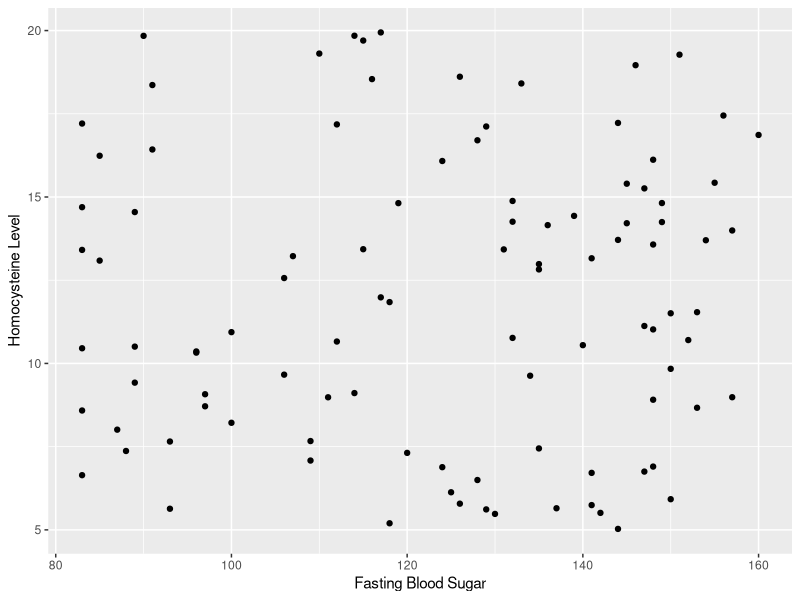
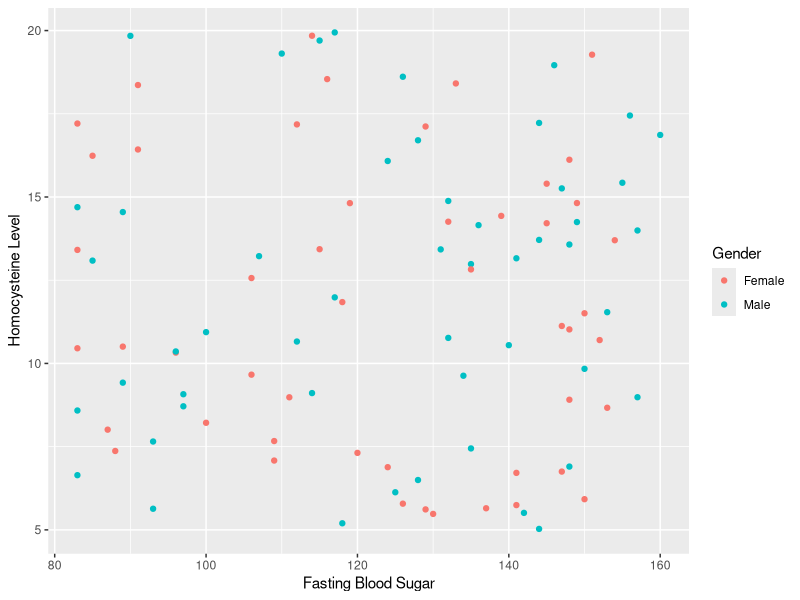
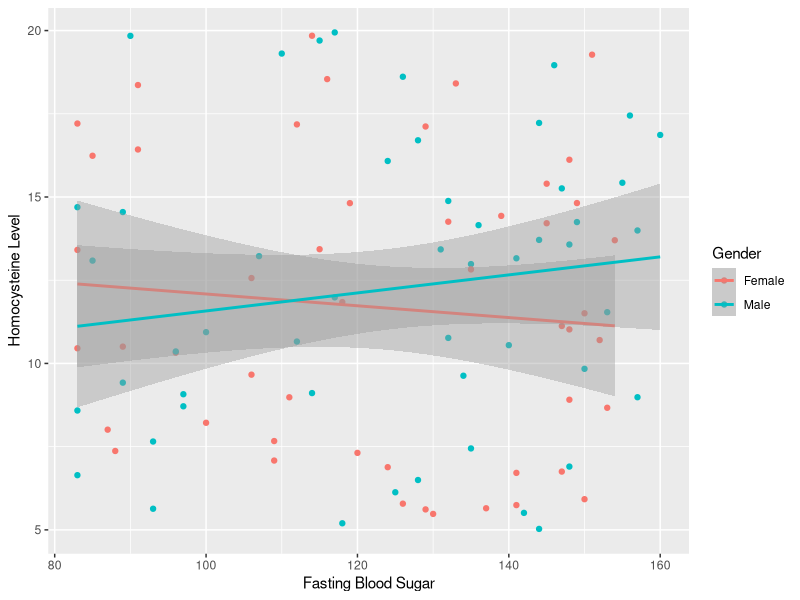
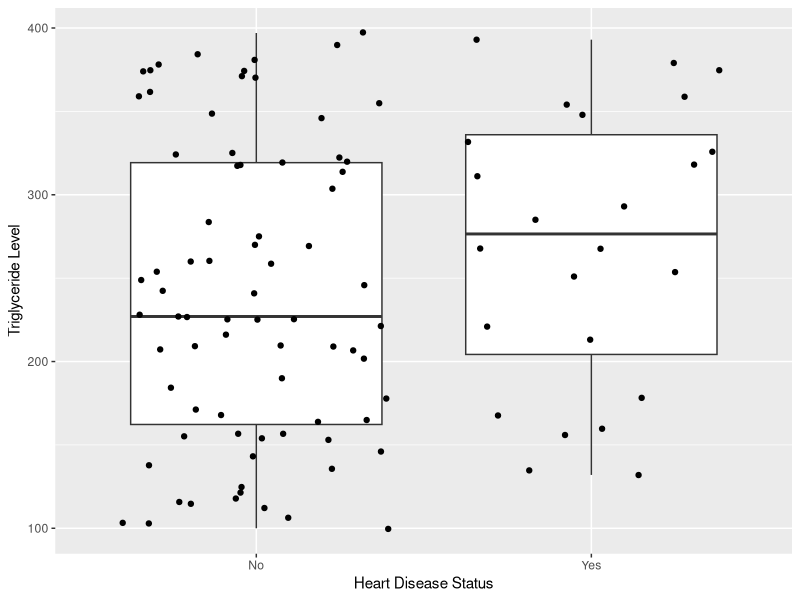
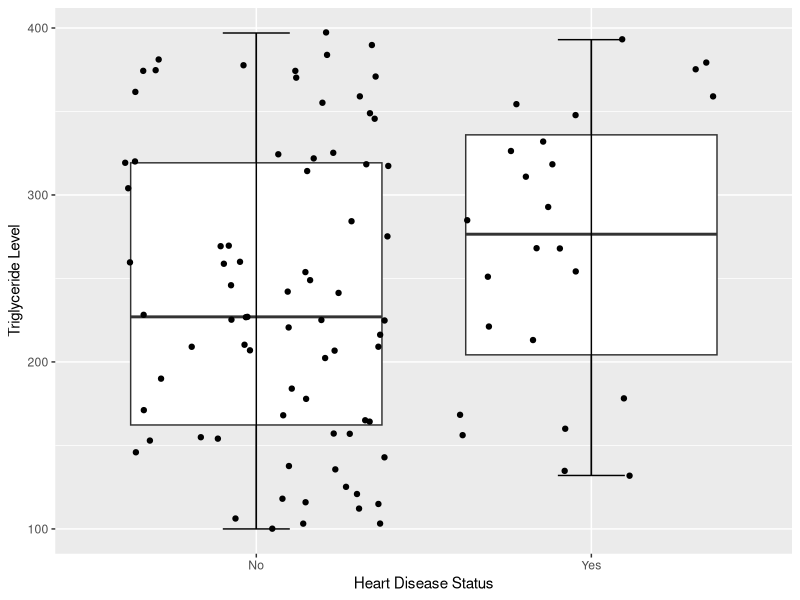
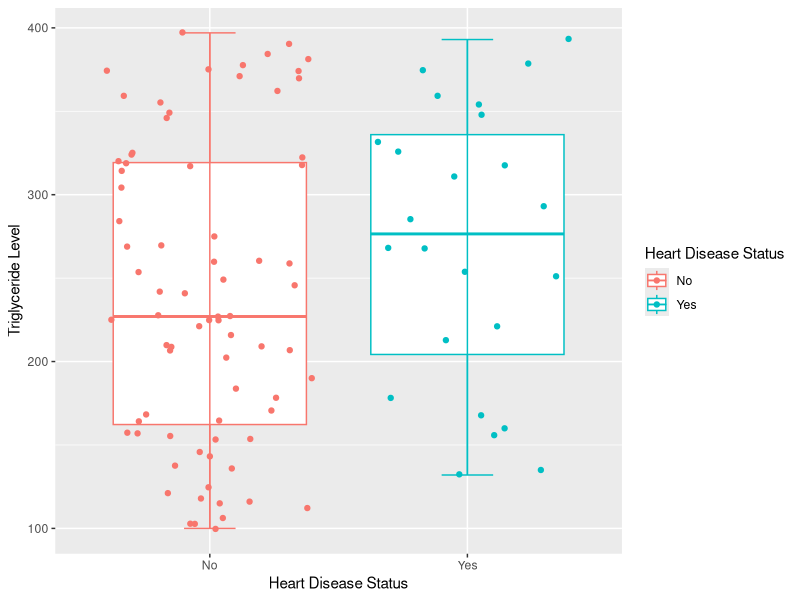

The R script that drew these images, in order:
## ---- chunk 1
knitr::opts_chunk$set(echo = TRUE)
## ---- chunk 2
library(tidyverse)
## ---- chunk 3
data <- read_csv("Heart_Disease_100sampled.csv")
## ---- chunk 4
dim(data)
## ---- chunk 5
spec(data)
## ---- chunk 6
View(data)
## ---- chunk 7
# conventional
select(data, ptID)

# piped
data %>%
  select(ptID)
## ---- chunk 8
# conventional
select(data, ptID, `Triglyceride Level`, `Heart Disease Status`)

# piped
data %>%
  select(ptID, `Triglyceride Level`, `Heart Disease Status`)
## ---- chunk 9
# conventional
select(data, ptID:BMI)

# piped
data %>%
  select(ptID:BMI)
## ---- chunk 10
# conventional
select(data, !`Sleep Hours`)

# piped
data %>%
  select(!`Sleep Hours`)
## ---- chunk 11
# conventional
rename(data, Blood_pressure = `Blood Pressure`)

# piped
data %>%
  rename(Blood_pressure = `Blood Pressure`)
## ---- chunk 12
# conventional
data_new <- mutate(data, `Sleep Hours Recommended` = if_else(`Sleep Hours` > 7.0, "Yes", "No"))

# piped
data_new <- data %>%
  mutate(`Sleep Hours Recommended` = if_else(`Sleep Hours` > 7.0, "Yes", "No"))
## ---- chunk 13
View(data_new)
## ---- chunk 14
# conventional
relocate(data_new, `Sleep Hours Recommended`, .after = `Sleep Hours`)

# piped
data_new %>%
  relocate(`Sleep Hours Recommended`, .after = `Sleep Hours`)
## ---- chunk 15
# conventional
filter(data, Smoking == "Yes")

# piped
data %>%
  filter(Smoking == "Yes")
## ---- chunk 16
# conventional
filter(data, Smoking == "Yes" & `Exercise Habits` == "Low")

# piped
data %>%
  filter(Smoking == "Yes" & `Exercise Habits` == "Low")
## ---- chunk 17
# conventional
slice(data, 20:50)

# piped
data %>%
  slice(20:50)
## ---- chunk 18
# conventional
slice_head(data, n=5)
slice_tail(data, n=5)

# piped
data %>%
  slice_head(n=5)

data %>%
  slice_tail(n=5)
## ---- chunk 19
# conventional
slice_sample(data, n = 10)

# piped
data %>%
  slice_sample(n = 10)
## ---- chunk 20
# conventional
slice_min(data, order_by = BMI, n=5)

# piped
data %>%
  slice_min(order_by = BMI, n=5)
## ---- chunk 21
# conventional
slice_max(data, order_by = Age, n=5)

# piped
data %>%
  slice_max(order_by = Age, n=5)
## ---- chunk 22
# conventional
arrange(data, Age) # ascending order
arrange(data, desc(Age)) # descending order

#piped
data %>%
  arrange(Age) # ascending order

data %>%
  arrange(desc(Age)) # descending order
## ---- chunk 23
# center of the data - mean and median
summarise(data, mean(BMI), median(BMI)) # conventional

data %>%
  summarise(mean(BMI), median(BMI)) # piped

# spread of the data - standard deviation and variance
summarise(data, sd(BMI), var(BMI)) # conventional

data %>%
  summarise(sd(BMI), var(BMI)) # piped

# range of the data - minimum and maximum
summarise(data, min(BMI), max(BMI)) # conventional

data %>%
  summarise(min(BMI), max(BMI)) # piped
## ---- chunk 24
vignette("dplyr")
## ---- chunk 25
# plotting fasting blood sugar vs. homocysteine levels of patients
data %>%
  ggplot(aes(x = `Fasting Blood Sugar`, y = `Homocysteine Level`)) +
  geom_point()
## ---- chunk 26
data %>%
  ggplot(aes(x = `Fasting Blood Sugar`, y = `Homocysteine Level`, color = Gender)) +
  geom_point()
## ---- chunk 27
data %>%
  ggplot(aes(x = `Fasting Blood Sugar`, y = `Homocysteine Level`, color = Gender)) +
  geom_point() +
  geom_smooth(method = "lm", se = TRUE)
## ---- chunk 28
data %>%
  ggplot(aes(x = `Heart Disease Status`, y = `Triglyceride Level`)) +
  geom_boxplot(outlier.shape = NA) +
  geom_jitter()
## ---- chunk 29
data %>%
  ggplot(aes(x = `Heart Disease Status`, y = `Triglyceride Level`)) +
  geom_boxplot(outlier.shape = NA) +
  stat_boxplot(geom = "errorbar", width = 0.2) +
  geom_jitter()
## ---- chunk 30
# color by groups
data %>%
  ggplot(aes(x = `Heart Disease Status`, y = `Triglyceride Level`, color = `Heart Disease Status`)) +
  geom_boxplot(outlier.shape = NA) +
  stat_boxplot(geom = "errorbar", width = 0.2) +
  geom_jitter()
